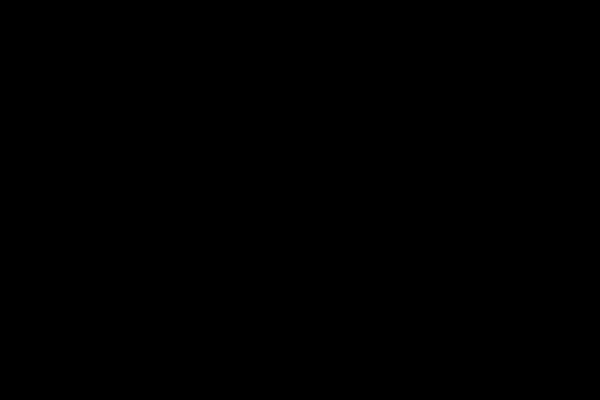
Frame 1 (no input)
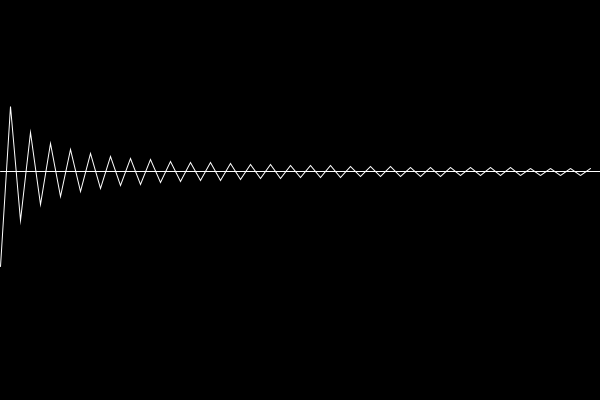
Frame 60 (the mouse pressed at the canvas centre just before this capture)
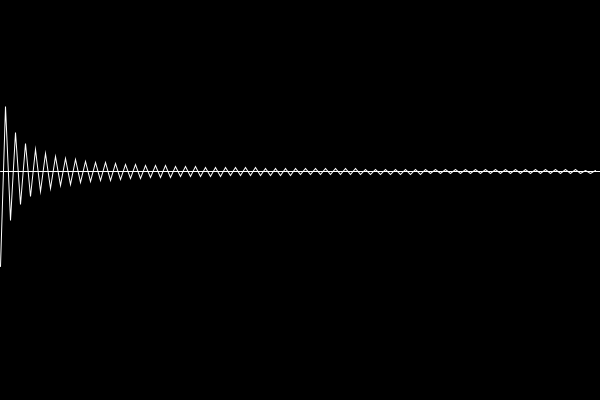
Frame 120 (the mouse held since frame 60 and released just before this capture)

The Processing sketch that drew these frames (run headless with seeded random() and noise(); from frame 60 on, the mouse is pressed at the canvas centre):

// Processing sketch: CC_140_Pi_Leibniz
// ── CC_140_Pi_Leibniz.pde
// Pi Day Leibniz Series
// Daniel Shiffman
// https://thecodingtrain.com/CodingChallenges/140-leibniz-formula-pi
// https://editor.p5js.org/codingtrain/sketches/8nvCqk0-W
// https://youtu.be/uH4trBNn540

float pi = 4;
int iterations = 0;
ArrayList<Float> history = new ArrayList<Float>();

float minY = 2;
float maxY = 4;

void setup() {
  size(600, 400);
}

void draw() {
  background(0);
  float den = iterations * 2 + 3;
  if (iterations % 2 == 0) {
    pi -= (4 / den);
  } else {
    pi += (4 / den);
  }
  history.add(pi);

  float piY = map(PI, minY, maxY, height, 0);
  line(0, piY, width, piY);

  stroke(255);
  noFill();
  beginShape();
  float spacing = width / (float) history.size();
  for (int i = 0; i < history.size(); i++) {
    float x = i * spacing;
    float y = map(history.get(i), minY, maxY, height, 0);
    vertex(x, y);
  }
  endShape();
  println(pi);
  iterations++;
}
